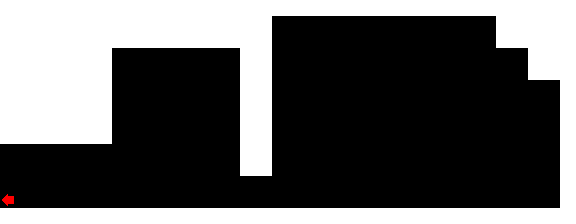

Rendered tile map (Tiled .tmx) drawn with the repository's tilesets; below, a short description and the full map source, tile grids included:
An orthogonal 36x14 tile map with 16x16 px tiles, 1 tile layer (Tile Layer 1) and 2 objects (iron_door, marker).

<map version="1.10" tiledversion="1.11.2" orientation="orthogonal" renderorder="right-up" width="36" height="14" tilewidth="16" tileheight="16" infinite="0" nextlayerid="3" nextobjectid="3">
 <tileset firstgid="1" source="../../tiletypes.tsx" />
 <layer id="1" name="Tile Layer 1" width="36" height="14">
  <data encoding="csv">
1,1,1,1,1,1,1,1,1,1,1,1,1,1,1,1,1,1,1,1,1,1,1,1,1,1,1,1,1,1,1,1,1,1,1,1,
1,1,1,1,1,1,1,1,1,1,1,1,1,1,1,1,1,0,0,0,0,0,0,0,0,0,0,0,0,0,0,1,1,1,1,1,
1,1,1,1,1,1,1,1,1,1,1,1,1,1,1,1,1,0,0,0,0,0,0,0,0,0,0,0,0,0,0,1,1,1,1,1,
1,1,1,1,1,1,1,0,0,0,0,0,0,0,0,1,1,0,0,0,0,0,0,0,0,0,0,0,0,0,0,0,0,1,1,1,
1,1,1,1,1,1,1,0,0,0,0,0,0,0,0,1,1,0,0,0,0,0,0,0,0,0,0,0,0,0,0,0,0,1,1,1,
1,1,1,1,1,1,1,0,0,0,0,0,0,0,0,1,1,0,0,0,0,0,0,0,0,0,0,0,0,0,0,0,0,0,0,1,
1,1,1,1,1,1,1,0,0,0,0,0,0,0,0,1,1,0,0,0,0,0,0,0,0,0,0,0,0,0,0,0,0,0,0,1,
1,1,1,1,1,1,1,0,0,0,0,0,0,0,0,1,1,0,0,0,0,0,0,0,0,0,0,0,0,0,0,0,0,0,0,1,
1,1,1,1,1,1,1,0,0,0,0,0,0,0,0,1,1,0,0,0,0,0,0,0,0,0,0,0,0,0,0,0,0,0,0,1,
0,0,0,0,0,0,0,0,0,0,0,0,0,0,0,1,1,0,0,0,0,0,0,0,0,0,0,0,0,0,0,0,0,0,0,1,
0,0,0,0,0,0,0,0,0,0,0,0,0,0,0,1,1,0,0,0,0,0,0,0,0,0,0,0,0,0,0,0,0,0,0,1,
0,0,0,0,0,0,0,0,0,0,0,0,0,0,0,0,0,0,0,0,0,0,0,0,0,0,0,0,0,0,0,0,0,0,0,1,
10,0,0,0,0,0,0,0,0,0,0,0,0,0,0,0,0,0,0,0,0,0,0,0,0,0,0,0,0,0,0,0,0,0,0,1,
1,1,1,1,1,1,1,1,1,1,1,1,1,1,1,1,1,1,1,1,1,1,1,1,1,1,1,1,1,1,1,1,1,1,1,1
</data>
 </layer>
 <objectgroup id="2" name="Object Layer 1">
  <object id="1" name="iron_door" x="240" y="208">
   <point />
  </object>
  <object id="2" name="0x1" type="marker" x="496" y="208">
   <point />
  </object>
 </objectgroup>
</map>
